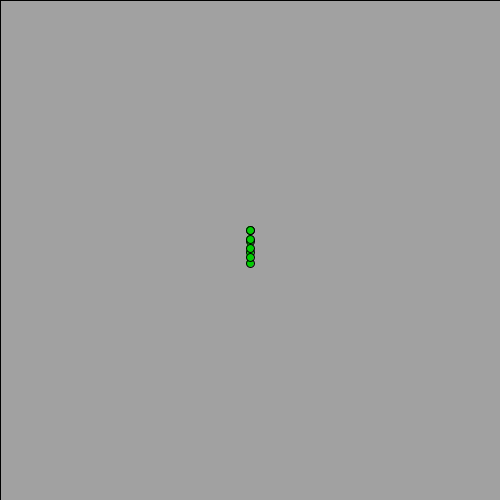
Frame 1 (no input)
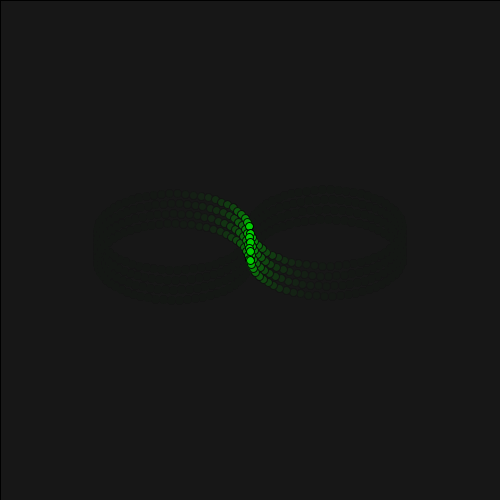
Frame 60 (the mouse pressed at the canvas centre just before this capture)
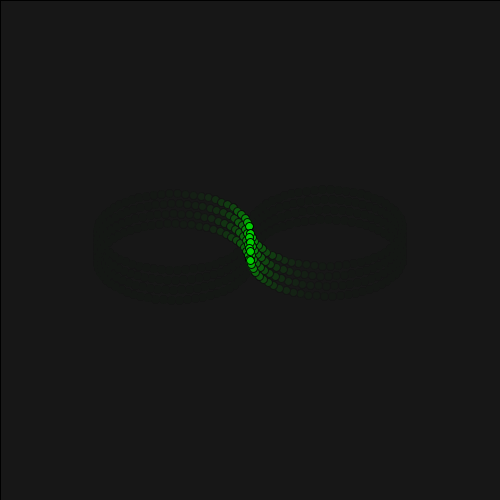
Frame 120 (the mouse held since frame 60 and released just before this capture)

The Processing sketch that drew these frames (run headless with seeded random() and noise(); from frame 60 on, the mouse is pressed at the canvas centre):

// Processing sketch: processing_69761
// ── processing_69761.pde

//loading animation, Peter Harrington, CP1 mods 16/17 
float t=0;
float m=250;
float n=230;
float x=250;
float y=230;
void setup()
{
  size(500,500);
  frameRate(70);
}
void draw()
{
  fill(20,20,20,60);
  rect(0,0,500,500);
  Infinity();
  InfinityTwo();
  InfinityThree();
  InfinityFour();
}

void Infinity()
{
  stroke(0,0,0);
  fill(0,206,0);
  ellipse(x,y,8,8);
  ellipse(m,n,8,8);
  m=m+2*sin(t);
  n=n-1*cos(t);
  x=x-2*sin(t);
  y=y+1*cos(t);
}

void InfinityTwo()
{
  stroke(0,0,0);
  fill(0,206,0);
  ellipse(x,y+10,8,8);
  ellipse(m,n+10,8,8);
  m=m+2*sin(t);
  n=n-1*cos(t);
  x=x-2*sin(t);
  y=y+1*cos(t);
}

void InfinityThree()
{
  stroke(0,0,0);
  fill(0,206,0);
  ellipse(x,y+20,8,8);
  ellipse(m,n+20,8,8);
  m=m+2*sin(t);
  n=n-1*cos(t);
  x=x-2*sin(t);
  y=y+1*cos(t);
}

void InfinityFour()
{
  stroke(0,0,0);
  fill(0,206,0);
  ellipse(x,y+30,8,8);
  ellipse(m,n+30,8,8);
  m=m+2*sin(t);
  n=n-1*cos(t);
  x=x-2*sin(t);
  y=y+1*cos(t);
  t=t+PI/30;
}
